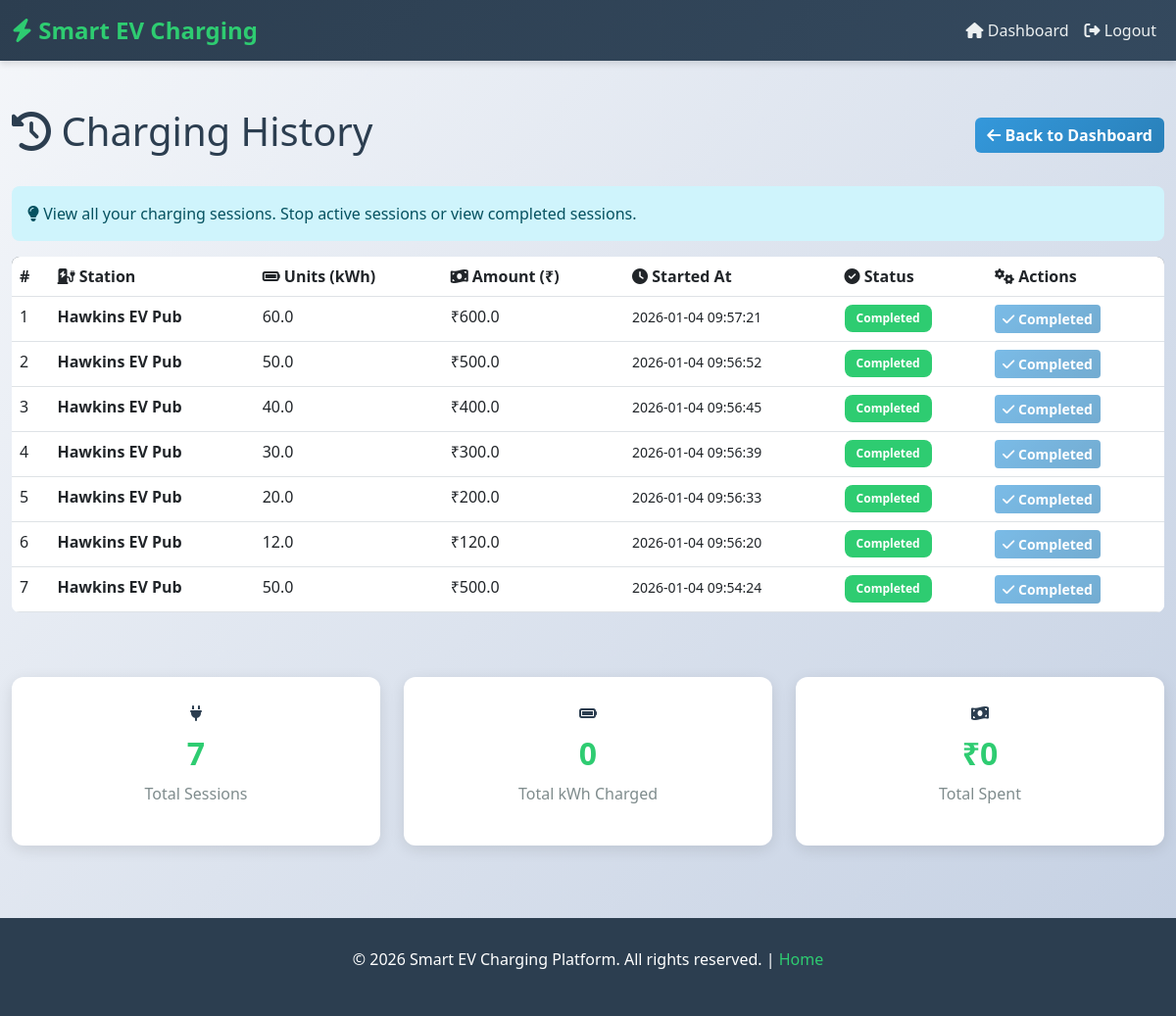
Page /user/history (signed in) on the committed database.
### tables this page shows
CREATE TABLE charging_sessions (
        id INTEGER PRIMARY KEY AUTOINCREMENT,
        user_id INTEGER,
        station_name TEXT,
        units REAL,
        amount REAL,
        tx_hash TEXT,
        status TEXT,
        started_at TIMESTAMP DEFAULT CURRENT_TIMESTAMP,
        completed_at TIMESTAMP,
        duration_minutes INTEGER
    );

### routes/station_routes.py (the view)
@station_bp.route("/user/history")
def charging_history():
    if session.get("role") != "user":
        return redirect("/login")
    conn = get_db()
    cur = conn.cursor()
    cur.execute("""
        SELECT id, station_name, units, amount, tx_hash, status, started_at, completed_at
        FROM charging_sessions
        WHERE user_id=?
        ORDER BY id DESC
    """, (session.get("user_id"),))
    history = cur.fetchall()
    conn.close()
    return render_template("charging_history.html", history=history)

### models/db.py (called while the page is built)
def get_db():
    return sqlite3.connect("database/ev.db")

### templates/charging_history.html (shortened to what this page needs)
{% extends "base.html" %}
{% block content %}
<div class="d-flex justify-content-between align-items-center mb-4">
    <h1><i class="fas fa-history"></i> Charging History</h1>
    <a href="/user/dashboard" class="btn btn-secondary">
        <i class="fas fa-arrow-left"></i> Back to Dashboard
    </a>
</div>
<div class="alert alert-info">
    <i class="fas fa-lightbulb"></i> View all your charging sessions. Stop active sessions or view completed sessions.
</div>
{% if history %}
<div class="table-responsive">
    <table class="table table-hover">
        <thead>
            <tr>
                <th>#</th>
                <th><i class="fas fa-charging-station"></i> Station</th>
                <th><i class="fas fa-battery-full"></i> Units (kWh)</th>
                <th><i class="fas fa-money-bill-wave"></i> Amount (₹)</th>
                <th><i class="fas fa-clock"></i> Started At</th>
                <th><i class="fas fa-check-circle"></i> Status</th>
                <th><i class="fas fa-cogs"></i> Actions</th>
            </tr>
        </thead>
        <tbody>
            {% set total_units = 0 %}
            {% set total_amount = 0 %}
            {% for h in history %}
            {% if h[5] != 'Cancelled' and h[2] is not none and h[3] is not none %}
                {% set total_units = total_units + h[2] %}
                {% set total_amount = total_amount + h[3] %}
            {% endif %}
            <tr>
                <td>{{ loop.index }}</td>
                <td><strong>{{ h[1] }}</strong></td>
                <td>{{ h[2] }}</td>
                <td>₹{{ h[3] }}</td>
                <td>
                    <small>{{ h[6][:19] if h[6] else 'N/A' }}</small>
                </td>
                <td>
                    {% if h[5] == "Completed" %}
                        <span class="badge" style="background-color: #2ecc71;">Completed</span>
                    {% elif h[5] == "Active" %}
                        <span class="badge" style="background-color: #f39c12;">Active</span>
                    {% elif h[5] == "Cancelled" %}
                        <span class="badge" style="background-color: #95a5a6;">Cancelled</span>
                    {% else %}
                        <span class="badge badge-warning">{{ h[5] }}</span>
                    {% endif %}
                </td>
                <td>
                    {% if h[5] == "Active" %}
                        <button class="btn btn-sm btn-danger stop-btn" data-session-id="{{ h[0] }}">
                            <i class="fas fa-stop-circle"></i> Stop
                        </button>
                    {% else %}
                        <button class="btn btn-sm btn-secondary" disabled>
                            <i class="fas fa-check"></i> {{ h[5] }}
                        </button>
                    {% endif %}
                </td>
            </tr>
            {% endfor %}
        </tbody>
    </table>
</div>
<div class="mt-large">
    <div class="row">
        <div class="col-md-4">
            <div class="stat-box">
                <i class="fas fa-plug"></i>
                <h3>{{ history|length }}</h3>
                <p>Total Sessions</p>
            </div>
        </div>
        <div class="col-md-4">
            <div class="stat-box">
                <i class="fas fa-battery-full"></i>
                <h3>{{ total_units }}</h3>
                <p>Total kWh Charged</p>
            </div>
        </div>
        <div class="col-md-4">
            <div class="stat-box">
                <i class="fas fa-money-bill-wave"></i>
                <h3>₹{{ total_amount }}</h3>
                <p>Total Spent</p>
            </div>
        </div>
    </div>
</div>
{% endif %}
{% endblock %}

### templates/base.html (style rules this page uses)
:root { --primary-color: #2ecc71; --secondary-color: #3498db; --dark-color: #2c3e50; --light-color: #ecf0f1; --danger-color: #e74c3c; --warning-color: #f39c12; }
* { margin: 0; padding: 0; box-sizing: border-box; }
body { font-family: 'Segoe UI', Tahoma, Geneva, Verdana, sans-serif; background: linear-gradient(135deg, #f5f7fa 0%, #c3cfe2 100%); min-height: 100vh; color: #2c3e50; }
.btn-secondary { background: linear-gradient(135deg, var(--secondary-color) 0%, #2980b9 100%); border: none; font-weight: 600; }
.table { background: white; border-radius: 8px; overflow: hidden; }
.table thead { background: linear-gradient(135deg, var(--dark-color) 0%, #34495e 100%); color: white; font-weight: 600; }
.table tbody tr { transition: background-color 0.3s ease; }
.badge { font-weight: 600; padding: 8px 12px; border-radius: 8px; }
.alert { border: none; border-radius: 8px; font-weight: 500; }
.stat-box { background: white; border-radius: 12px; padding: 25px; text-align: center; box-shadow: 0 4px 15px rgba(0, 0, 0, 0.1); }
.stat-box h3 { color: var(--primary-color); font-weight: 700; font-size: 2rem; margin: 10px 0; }
.stat-box p { color: #7f8c8d; font-weight: 500; }
.mt-large { margin-top: 50px; }

### rows in the picture
charging_sessions: station_name "Hawkins EV Pub", units "60.0", amount "600.0", started_at "2026-01-04 09:57:21", shows "Completed", status "Completed"
charging_sessions: station_name "Hawkins EV Pub", units "50.0", amount "500.0", started_at "2026-01-04 09:56:52", shows "Completed", status "Completed"
charging_sessions: station_name "Hawkins EV Pub", units "40.0", amount "400.0", started_at "2026-01-04 09:56:45", shows "Completed", status "Completed"
charging_sessions: station_name "Hawkins EV Pub", units "30.0", amount "300.0", started_at "2026-01-04 09:56:39", shows "Completed", status "Completed"
charging_sessions: station_name "Hawkins EV Pub", units "20.0", amount "200.0", started_at "2026-01-04 09:56:33", shows "Completed", status "Completed"
charging_sessions: station_name "Hawkins EV Pub", units "12.0", amount "120.0", started_at "2026-01-04 09:56:20", shows "Completed", status "Completed"
charging_sessions: station_name "Hawkins EV Pub", units "50.0", amount "500.0", started_at "2026-01-04 09:54:24", shows "Completed", status "Completed"

### other values in the picture
{{ history|length }} "7"
{{ total_units }} "0"
{{ total_amount }} "0"
